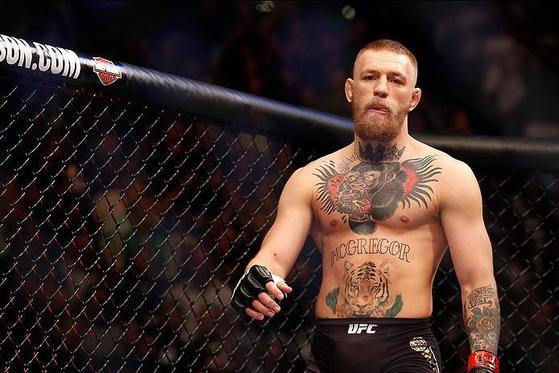
#> input picture person.jpg, 559 x 373 px, found by its file name
$ jupyter execute --allow-errors flux2_tryon_pipeline.ipynb   (shell and % lines are left out)
#> lines starting #> are read from the running program, lines starting #| are printed output that depends on the picture; after the words box and inside, x2 and y2 are one past the last pixel; in counts of white or black regions, pixels touching at a corner belong together
[cell 1]
# %% [markdown]
# # FLUX.2 [klein] 4B — 사이즈별 Virtual Try-On
#
# 1. GrabCut 누끼 (하드 마스크, 반투명 없음)
# 2. 사이즈별 스케일링 (본체 너비 기준)
# 3. seamlessClone으로 자연스러운 합성
# 4. FLUX.2로 최종 보정 [원본사람 + 합성결과]

# %% [markdown]
# ## 1. 설치

[cell 2]
import os

[cell 3]
import torch, numpy as np, cv2, time
import mediapipe as mp
import urllib.request
import matplotlib.pyplot as plt
from PIL import Image

#> (the rest of this cell did not finish here and is left out)

[cell 4]
PERSON_PATH  = "/content/person.jpg"
GARMENT_PATH = "/content/garment.jpg"
OUTPUT_DIR   = "/content/output"
os.makedirs(OUTPUT_DIR, exist_ok=True)
SEED = 42

# %% [markdown]
# ## 3. FLUX.2 로드

[cell 5]
from huggingface_hub import notebook_login
notebook_login()
#> (this line was passed over: huggingface_hub is not available in this run)

[cell 6]
from diffusers import Flux2Pipeline

#> (the rest of this cell did not finish here and is left out)

[cell 7]
#@title 👕 사이즈 차트
S_어깨 = 46.4 #@param {type:"number"}
M_어깨 = 47.6 #@param {type:"number"}
L_어깨 = 49.5 #@param {type:"number"}
XL_어깨 = 51.4 #@param {type:"number"}
XXL_어깨 = 53.3 #@param {type:"number"}

SIZE_CHART = {
    "S": S_어깨, "M": M_어깨, "L": L_어깨, "XL": XL_어깨, "2XL": XXL_어깨,
}
for sz, v in SIZE_CHART.items():
    print(f"  {sz:>3}: 어깨 {v}cm")

# %% [markdown]
# ## 5. 사람 측정

[cell 8]
MODEL_PATH = "/content/pose_landmarker_heavy.task"
if not os.path.exists(MODEL_PATH):
    urllib.request.urlretrieve(
        "https://storage.googleapis.com/mediapipe-models/pose_landmarker/pose_landmarker_heavy/float16/latest/pose_landmarker_heavy.task",
        MODEL_PATH,
    )
#> (this line was passed over: the network is not available in this run)
    print("✅ PoseLandmarker 다운로드")

BaseOptions = mp.tasks.BaseOptions
PoseLandmarker = mp.tasks.vision.PoseLandmarker
PoseLandmarkerOptions = mp.tasks.vision.PoseLandmarkerOptions
VisionRunningMode = mp.tasks.vision.RunningMode

[cell 9]
#@title 📏 사람 측정
height_cm = 175 #@param {type:"integer"}

_img = cv2.imread(PERSON_PATH)
_rgb = cv2.cvtColor(_img, cv2.COLOR_BGR2RGB)
H_PX, W_PX = _img.shape[:2]
#> H_PX = 373; W_PX = 559

#> (the rest of this cell did not finish here and is left out)

[cell 10]
def extract_garment_hard(path):
    """GrabCut → 하드 바이너리 마스크 (반투명 없음)"""
#> called with path = '/content/garment.jpg'
    img = cv2.imread(path)
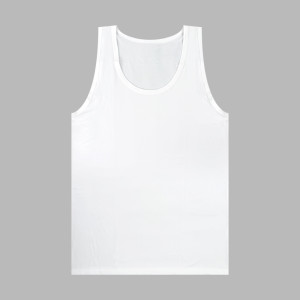
#> input picture garment.jpg, 300 x 300 px, found by its file name
#> img is the input picture: shape (300, 300, 3); mean B, G, R 208.2, 207.5, 207.3
    h, w = img.shape[:2]
#> h = 300; w = 300

    mask = np.full((h, w), cv2.GC_PR_BGD, np.uint8)
    mx, my = int(w * 0.15), int(h * 0.05)
#> mx = 45; my = 15
    mask[my:h-my, mx:w-mx] = cv2.GC_PR_FGD

    bgd, fgd = np.zeros((1, 65), np.float64), np.zeros((1, 65), np.float64)
    cv2.grabCut(img, mask, None, bgd, fgd, 8, cv2.GC_INIT_WITH_MASK)

    # 하드 마스크: 전경=255, 배경=0 (반투명 없음)
    hard = np.where((mask == cv2.GC_FGD) | (mask == cv2.GC_PR_FGD), 255, 0).astype(np.uint8)

    # 노이즈 제거 + 구멍 채우기
    k = np.ones((5, 5), np.uint8)
    hard = cv2.morphologyEx(hard, cv2.MORPH_CLOSE, k, iterations=5)  # 구멍 채우기
    hard = cv2.morphologyEx(hard, cv2.MORPH_OPEN, k, iterations=2)   # 노이즈 제거

    # 본체 너비: 상단 20~60% 범위 (어깨 부근)
    top, bot = int(h * 0.2), int(h * 0.6)
#> top = 60; bot = 180
    region = hard[top:bot, :]
    cols = np.where(region.max(axis=0) > 0)[0]
#> cols = 168 values from 64 to 231
    body_w = cols[-1] - cols[0] if len(cols) > 1 else w
#> body_w = 167

    rgb = cv2.cvtColor(img, cv2.COLOR_BGR2RGB)
    print(f"✅ 누끼: 본체 {body_w}px / 전체 {w}px ({body_w/w:.0%})")
#| ✅ 누끼: 본체 167px / 전체 300px (56%)
    return rgb, hard, body_w


GARMENT_RGB, GARMENT_MASK, GARMENT_BODY_W = extract_garment_hard(GARMENT_PATH)
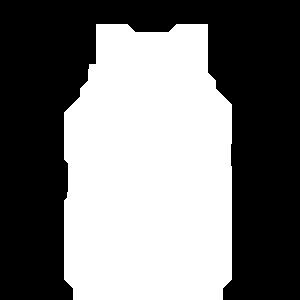
#> GARMENT_MASK: shape (300, 300); 46.6% white; 1 white region, box (x1, y1, x2, y2) and area: (64, 24, 232, 300) 41910
#> GARMENT_BODY_W = 167

fig, ax = plt.subplots(1, 3, figsize=(12, 4))
ax[0].imshow(Image.open(GARMENT_PATH)); ax[0].set_title("원본"); ax[0].axis("off")
ax[1].imshow(GARMENT_MASK, cmap="gray"); ax[1].set_title("마스크"); ax[1].axis("off")
masked = GARMENT_RGB.copy(); masked[GARMENT_MASK == 0] = 200
ax[2].imshow(masked); ax[2].set_title("누끼 결과"); ax[2].axis("off")
plt.show()
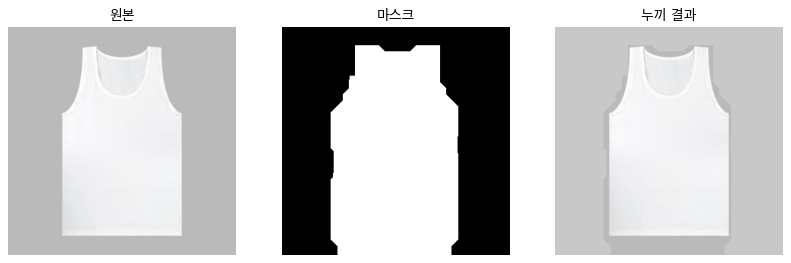
#> figure drawn by matplotlib, 3 panels

# %% [markdown]
# ## 7. 합성 함수

[cell 11]
# [106 lines left out: functions composite_size, resize_for_flux, flux_refine, not called in this run]

# %% [markdown]
# ## 8. 실행

[cell 12]
#@title 🚀 실행
ref_size = "M" #@param ["S", "M", "L", "XL", "2XL"] {type:"string"}
#@markdown ↑ 옷 이미지가 어떤 사이즈인지
use_ai = True #@param {type:"boolean"}

person_pil = Image.open(PERSON_PATH).convert("RGB")
garment_pil = Image.open(GARMENT_PATH).convert("RGB")
person_bgr = cv2.imread(PERSON_PATH)
#> person_bgr is the input picture: shape (373, 559, 3); mean B, G, R 37.9, 41.6, 57
ref_cm = SIZE_CHART[ref_size]

#> (the rest of this cell did not finish here and is left out)

[cell 13]
sizes = list(SIZE_CHART.keys())
n = len(sizes)

fig, axes = plt.subplots(2, n+1, figsize=(4*(n+1), 10))

axes[0][0].imshow(Image.open(GARMENT_PATH))
axes[0][0].set_title("원본 옷", fontsize=11)
axes[0][0].axis("off")
#> (the rest of this cell did not finish here and is left out)

[cell 14]
try:
    from google.colab import files
    uploaded = files.upload()
#> the answer given: person.jpg
    for fn, data in uploaded.items():
        with open(f"/content/{fn}", "wb") as f:
            f.write(data)
        print(f"저장: /content/{fn}")
except ImportError:
    pass
